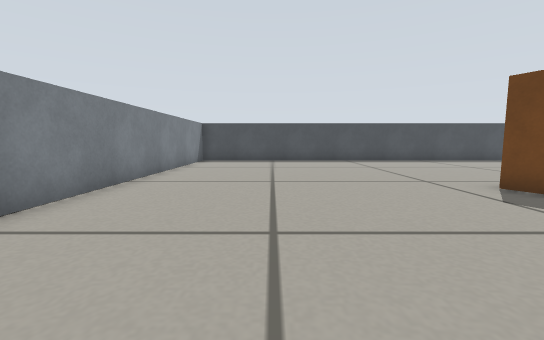
[1] (above)

15 first-person views from a walk through a robot-simulator world made for Gazebo. The camera is 0.26 m above the floor, tilts 6° down and sees 90° across. The floor is counted in squares, 0.25 m on a side. Each view is taken from the middle of a square. On the plan, view 1 faces up. The plan holds only what a view shows up to about 11 squares ahead; the rest is blank.

[2]
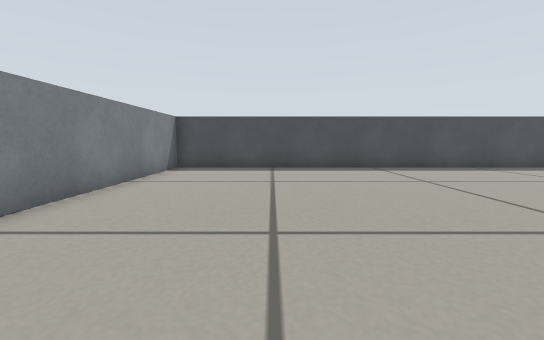

[3]
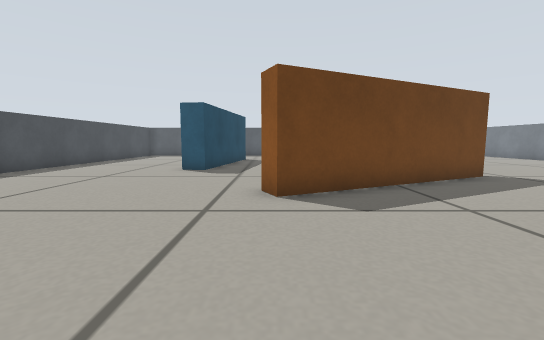

[4]
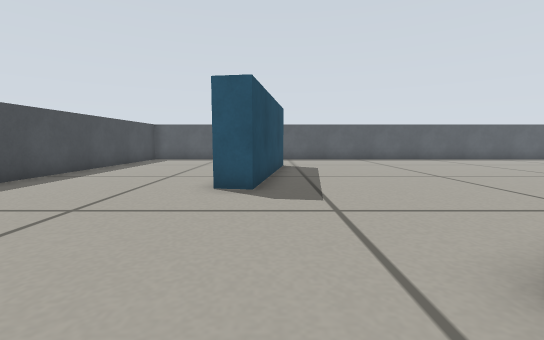

[5]
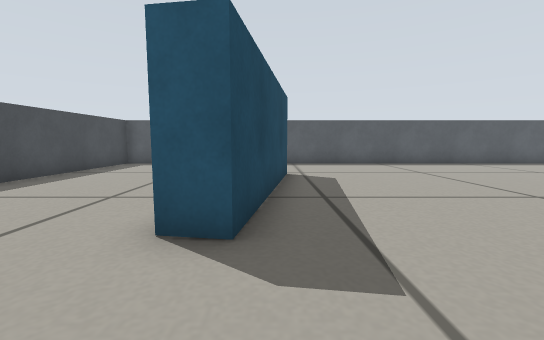

[6]
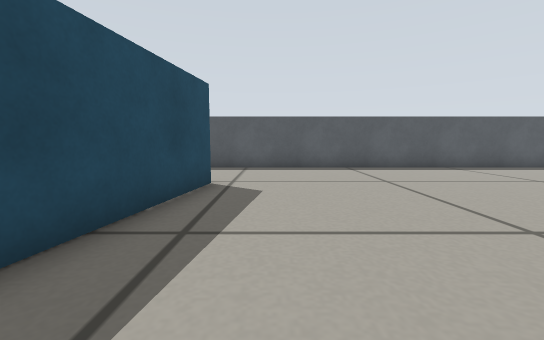

[7]
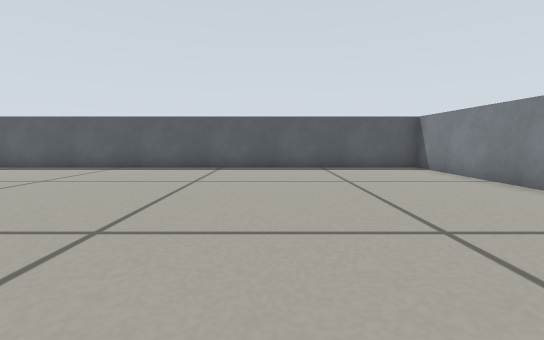

[8]
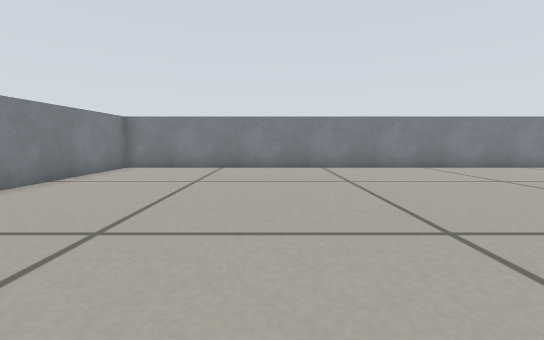

[9]
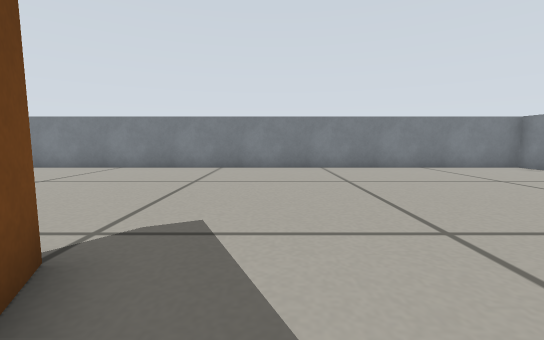

[10]
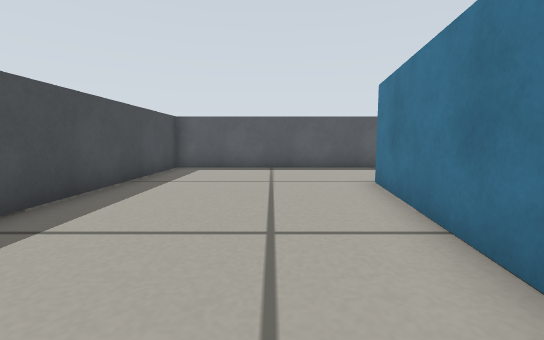

[11]
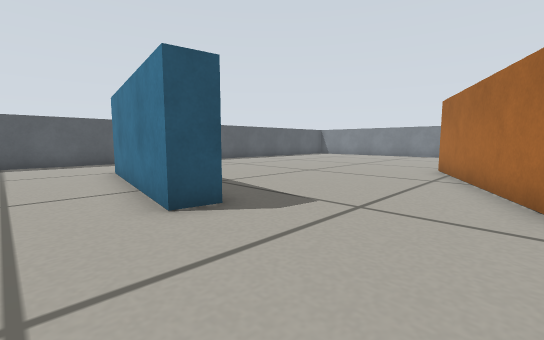

[12]
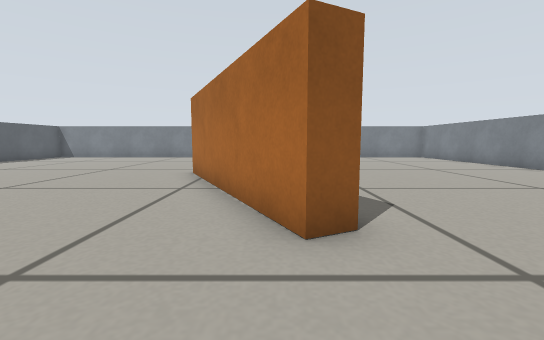

[13]
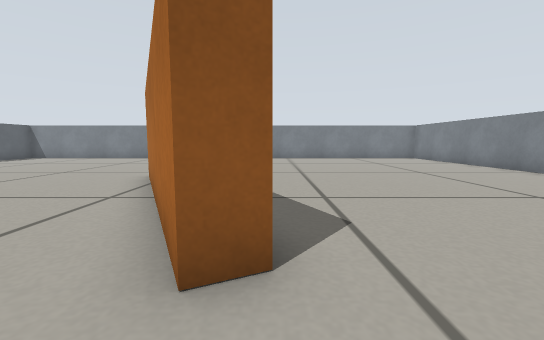

[14]
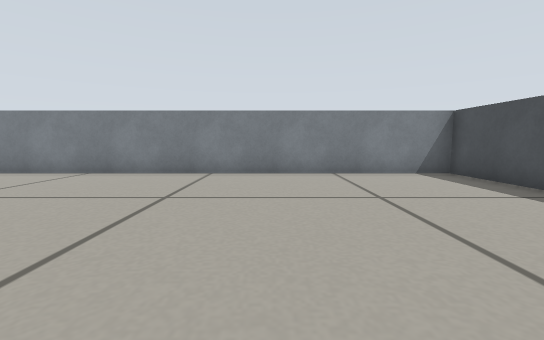

[15]
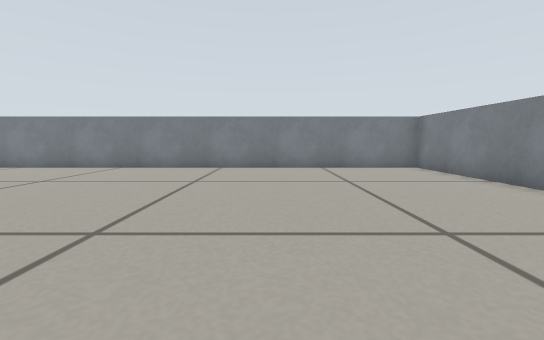

### Floor plan
Key: @ floor where view 1 was taken; # wall or solid block; . floor; B barrier.
Columns run from 4 left of view 1 to 20 right of it. Each row starts with its distance up from view 1.
 15 #########################
 14 #.......................#
 13 #.......................#
 12 #.......................#
 11 #.......................#
 10 #.......................#
  9 #.............BBBBBB....#
  8 #.............BBBBBBB...#
  7 #.......................#
  6 #........BB.............#
  5 #........BB.............#
  4 #.........BB............#
  3 #.........BB............#
  2 #..........BB...........#
  1 #..........BB...........#
  0 #...@.......B...........#
 -1 #.......................#
 -2 #.......................#
 -3 #.......................#
 -4 #.......................#
 -5 #.......................#
 -6 #.......................#
 -7 #.......................#
 -8 #.......................#
 -9 #########################

Where each view was taken, in squares from view 1:
view 1: 0 up, 0 right, facing up
view 2: 4 up, 0 right, facing up
view 3: 6 up, 0 right, facing right
view 4: 8 up, 4 right, facing right
view 5: 8 up, 7 right, facing right
view 6: 6 up, 9 right, facing right
view 7: 3 down, 9 right, facing right
view 8: 3 down, 7 right, facing left
view 9: 2 up, 6 right, facing down
view 10: 11 up, 9 right, facing right
view 11: 11 up, 6 right, facing down-right
view 12: 9 up, 6 right, facing down
view 13: 8 up, 5 right, facing down
view 14: 9 up, 5 right, facing left
view 15: 2 up, 2 right, facing down
